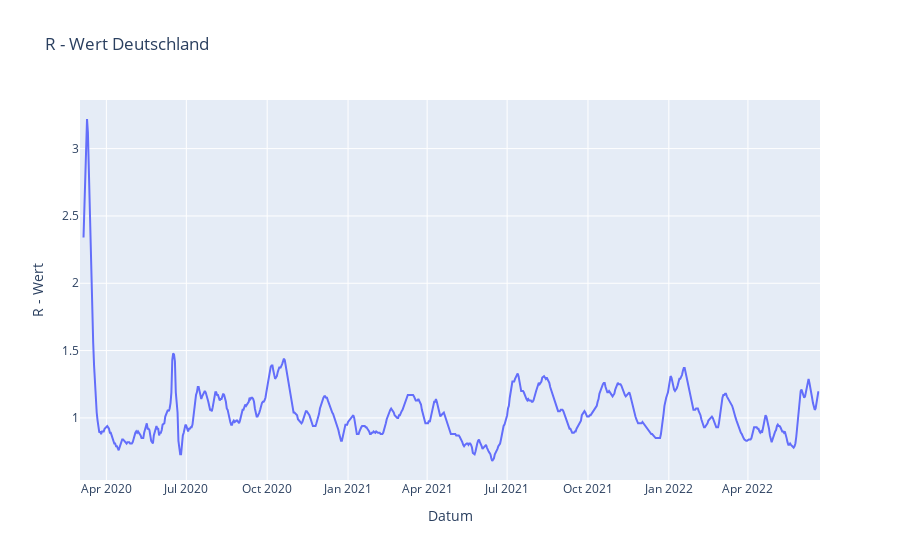

Write notebook code for a chart like this one.
### Code cell
rwertplot()

### Figure 1 — Plotly figure (JSON) as saved in the notebook; plotly's stock layout.template omitted (floating-point values rounded to 4 significant figures; data arrays with more than 128 entries replaced by an {"elided": "..."} marker saying what was removed)
{"data": [{"type": "scatter", "x": {"elided": "843 str values"}, "y": {"elided": "843 float values"}}], "layout": {"title": {"text": "R - Wert Deutschland"}, "xaxis": {"title": {"text": "Datum"}}, "yaxis": {"title": {"text": "R - Wert"}}}}
